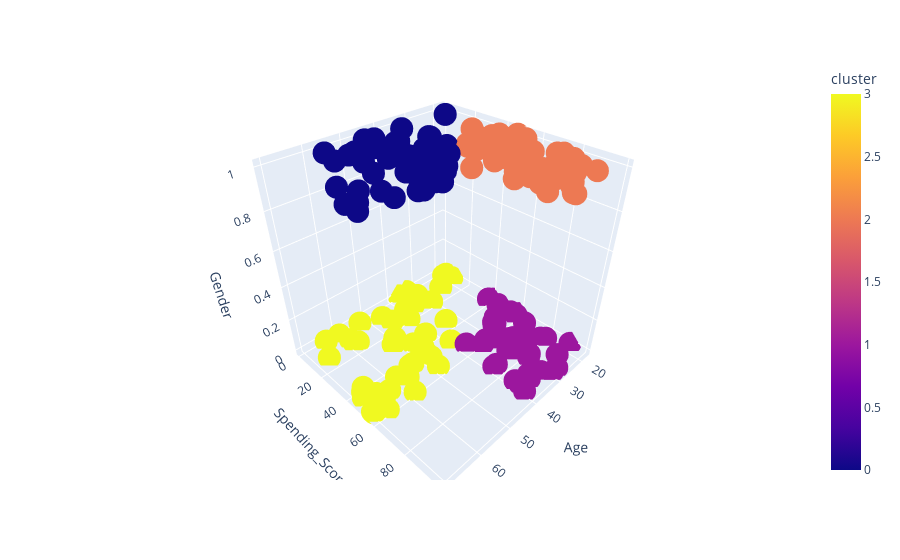

The notebook cell this image was saved under:
### Code cell
figure = px.scatter_3d(df_3,
                    color='cluster',
                    x="Age",
                    y="Spending_Score",
                    z="Gender",            
                    category_orders = {"clusters": ["0", "1", "2", "3", "4"]}                    
                    )
figure.update_layout()
figure.show()

### Figure 1 — Plotly figure (JSON) as saved in the notebook; plotly's stock layout.template omitted (floating-point values rounded to 4 significant figures; data arrays with more than 128 entries replaced by an {"elided": "..."} marker saying what was removed)
{"data": [{"hovertemplate": "Age=%{x}<br>Spending_Score=%{y}<br>Gender=%{z}<br>cluster=%{marker.color}<extra></extra>", "legendgroup": "", "marker": {"color": {"elided": "200 int values"}, "coloraxis": "coloraxis", "symbol": "circle"}, "mode": "markers", "name": "", "scene": "scene", "showlegend": false, "type": "scatter3d", "x": {"elided": "200 int values"}, "y": {"elided": "200 int values"}, "z": {"elided": "200 int values"}}], "layout": {"coloraxis": {"colorbar": {"title": {"text": "cluster"}}, "colorscale": [[0, "#0d0887"], [0.1111, "#46039f"], [0.2222, "#7201a8"], [0.3333, "#9c179e"], [0.4444, "#bd3786"], [0.5556, "#d8576b"], [0.6667, "#ed7953"], [0.7778, "#fb9f3a"], [0.8889, "#fdca26"], [1, "#f0f921"]]}, "legend": {"tracegroupgap": 0}, "margin": {"t": 60}, "scene": {"domain": {"x": [0, 1], "y": [0, 1]}, "xaxis": {"title": {"text": "Age"}}, "yaxis": {"title": {"text": "Spending_Score"}}, "zaxis": {"title": {"text": "Gender"}}}}}
